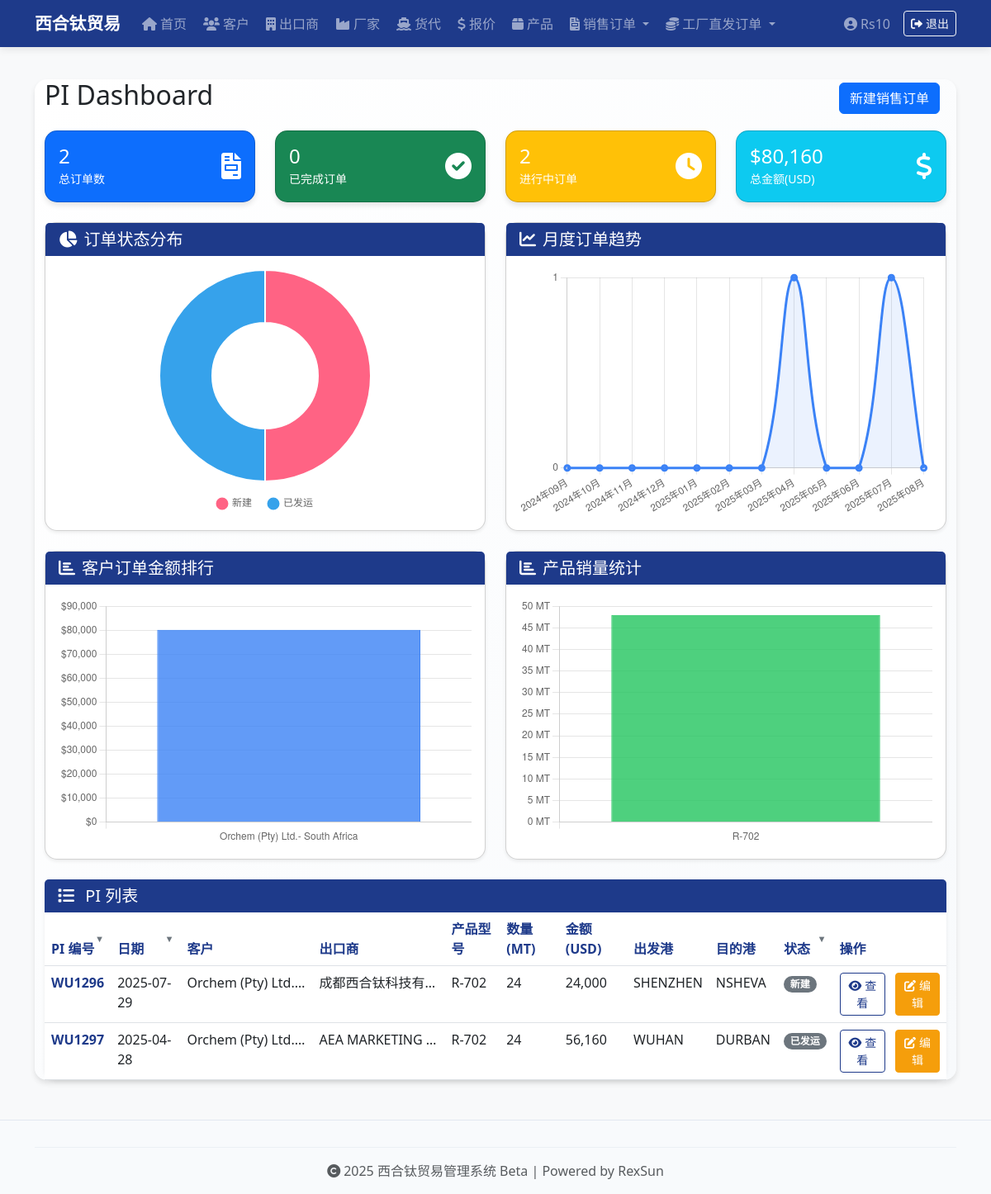
Before: /pi-list (signed in) with the older database file.
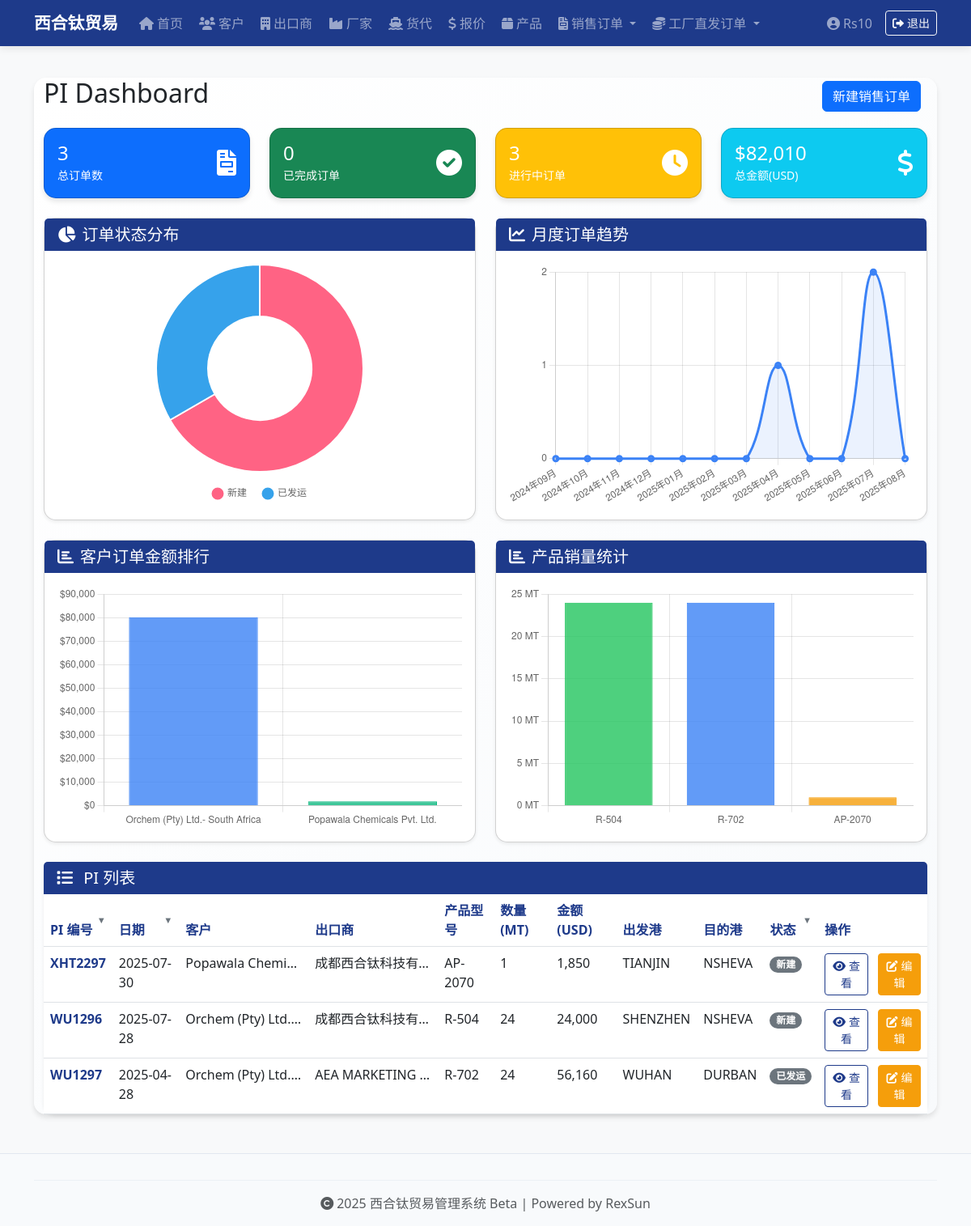
After: the same page with the newer database file.
### app.py (models this page shows, shortened)
class PI(db.Model):
    __tablename__ = 'pi'
    id = db.Column(db.Integer, primary_key=True)
    pi_no = db.Column(db.String(50), unique=True, nullable=False)
    pi_date = db.Column(db.Date, nullable=False)
    customer_id = db.Column(db.Integer, db.ForeignKey('customer.id'), nullable=False)
    exporter_id = db.Column(db.Integer, db.ForeignKey('exporter.id'), nullable=False)
    payment_terms = db.Column(db.String(100))
    loading_port = db.Column(db.String(100))
    destination_port = db.Column(db.String(100))
    bank = db.Column(db.Text) # 存放整段银行账户信息文本
    shipment_date = db.Column(db.Date)
    note = db.Column(db.String(200))
    status = db.Column(db.String(20), default='新建')
    customer_name_snapshot = db.Column(db.String(100))  # 客户名称快照
    customer_address_snapshot = db.Column(db.String(200))  # 客户地址快照
    customer_tax_code_snapshot = db.Column(db.String(100))  # 客户税号快照
    customer_country_snapshot = db.Column(db.String(50))  # 客户国家快照
    customer_contact_snapshot = db.Column(db.String(100))  # 客户联系人快照
    customer_phone_snapshot = db.Column(db.String(50))  # 客户电话快照
    customer_email_snapshot = db.Column(db.String(100))  # 客户邮箱快照
    exporter_name_snapshot = db.Column(db.String(100))  # 出口商名称快照
    exporter_address_snapshot = db.Column(db.String(200))  # 出口商地址快照
    exporter_tax_code_snapshot = db.Column(db.String(100))  # 出口商税号快照
    exporter_country_snapshot = db.Column(db.String(50))  # 出口商国家快照
    exporter_contact_snapshot = db.Column(db.String(100))  # 出口商联系人快照
    exporter_phone_snapshot = db.Column(db.String(50))  # 出口商电话快照
    exporter_email_snapshot = db.Column(db.String(100))  # 出口商邮箱快照
    products = db.relationship('PIItem', backref='pi', cascade="all, delete-orphan")  # 👈 注意这里不用引号
    customer = db.relationship('Customer')
    exporter = db.relationship('Exporter', foreign_keys='PI.exporter_id')
    freight_forwarder_id = db.Column(db.Integer, db.ForeignKey('freight_forwarder.id'))
    freight_forwarder = db.relationship('FreightForwarder')
    ocean_freight = db.Column(db.Float)
    container_date = db.Column(db.Date)
    container_location = db.Column(db.String(100))
    etd = db.Column(db.Date)
    eta = db.Column(db.Date)
    coo_required = db.Column(db.String(10))   # '需要' / '不需要'
    apta_required = db.Column(db.String(10))
    export_license_required = db.Column(db.String(10))
    customs_docs_required = db.Column(db.String(10))
    other_documents = db.Column(db.String(200))
    bill_of_lading = db.Column(db.String(100))
    shipping_company = db.Column(db.String(100))
    coa_status = db.Column(db.String(20))
    insurance_status = db.Column(db.String(20))
    document_shipping_status = db.Column(db.String(20))
    tracking_number = db.Column(db.String(100))
    batch_no = db.Column(db.String(200)) #多个批号用 ; 分隔
    actual_departure_date = db.Column(db.Date)  # 实际发运日期 7.4日新增
    vessel_info = db.Column(db.String(100))
    booking_number = db.Column(db.String(100))
    container_type_quantity = db.Column(db.String(20))
    shipping_mark = db.Column(db.String(50))
    freight_term = db.Column(db.String(50))
    contract_number = db.Column(db.String(100))
    freight_clause = db.Column(db.String(200))
    waybill_option = db.Column(db.String(50))
    container_number = db.Column(db.String(50))
    seal_number = db.Column(db.String(50))
    container_type = db.Column(db.String(20))
    quantity_units = db.Column(db.Float)
    gross_weight = db.Column(db.Float)
    volume = db.Column(db.Float)
    vgm = db.Column(db.String(50))
    total_quantity = db.Column(db.Float)
    total_quantity_unit = db.Column(db.String(20))
    total_weight = db.Column(db.Float)
    total_weight_unit = db.Column(db.String(20))
    total_volume = db.Column(db.Float)
    total_volume_unit = db.Column(db.String(20))
    total_vgm = db.Column(db.String(50))
    actual_arrival_date = db.Column(db.Date)  # 实际到港日期
    payment_received = db.Column(db.String(10))  # 货款收齐：'已收齐' / '未收齐'
    freight_invoice_amount = db.Column(db.Float)  # 货代账单金额
    freight_invoice_confirmed = db.Column(db.String(10))  # 货代账单确认状态 '已确认' / '未确认'
    freight_invoice_issued = db.Column(db.String(10))  # 货代发票开具状态 '已开具' / '未开具'
    telex_release = db.Column(db.String(10))  # PI电放状态 '已电放' / '未电放'
    settlement_documents_required = db.Column(db.String(10))  # 结汇文件 '需要' / '不需要'
    freight_payment_status = db.Column(db.String(10))  # 运费付款状态：'已付款' / '未付款'
    commission_factory_id = db.Column(db.Integer, db.ForeignKey('factory.id'))
    commission_exporter_id = db.Column(db.Integer, db.ForeignKey('exporter.id'))
    commission_amount = db.Column(db.Float)
    commission_rate = db.Column(db.Float)
    commission_status = db.Column(db.String(20))
    factory_sale_amount = db.Column(db.Float)
    commission_factory = db.relationship('Factory', foreign_keys='PI.commission_factory_id')
    commission_exporter = db.relationship('Exporter', foreign_keys='PI.commission_exporter_id')

class PIItem(db.Model):
    __tablename__ = 'pi_item'
    id = db.Column(db.Integer, primary_key=True)
    pi_id = db.Column(db.Integer, db.ForeignKey('pi.id'), nullable=False)
    product_id = db.Column(db.Integer, db.ForeignKey('product.id'), nullable=False)
    factory_id = db.Column(db.Integer, db.ForeignKey('factory.id'), nullable=False)
    trade_term = db.Column(db.String(50))
    unit_price = db.Column(db.Float)
    quantity = db.Column(db.Float)
    total_price = db.Column(db.Float)
    product_category_snapshot = db.Column(db.String(100))  # 产品类别快照
    product_brand_snapshot = db.Column(db.String(100))  # 产品品牌快照
    product_model_snapshot = db.Column(db.String(100))  # 产品型号快照
    product_packaging_snapshot = db.Column(db.String(100))  # 产品包装快照
    factory_name_snapshot = db.Column(db.String(100))  # 厂家名称快照
    factory_address_snapshot = db.Column(db.String(200))  # 厂家地址快照
    factory_tax_code_snapshot = db.Column(db.String(100))  # 厂家税号快照
    factory_country_snapshot = db.Column(db.String(50))  # 厂家国家快照
    factory_contact_snapshot = db.Column(db.String(100))  # 厂家联系人快照
    factory_phone_snapshot = db.Column(db.String(50))  # 厂家电话快照
    factory_email_snapshot = db.Column(db.String(100))  # 厂家邮箱快照
    product = db.relationship('Product')
    factory = db.relationship('Factory')

### app.py (the view)
@app.route('/pi-list')
@login_required
def show_pi_list():
    status_order = ['新建', '待发运', '已发运', '已到港', '已完成']
    pi_list = PI.query.filter(PI.commission_factory_id.is_(None), PI.commission_exporter_id.is_(None)).all()
    pi_list = sorted(
        pi_list,
        key=lambda pi: (status_order.index(pi.status) if pi.status in status_order else len(status_order), -pi.pi_date.toordinal() if pi.pi_date else 0)
    )
    chart_data = prepare_chart_data(pi_list)
    return render_template('pi_list.html', pi_list=pi_list, chart_data=chart_data)

### app.py (called while the page is built)
@app.template_filter('format_number')
def format_number(value):
    if value is None:
        return '0'
    try:
        return f"{int(value):,}"
    except (ValueError, TypeError):
        return str(value)

@login_manager.user_loader
def load_user(user_id):
    return User.query.get(int(user_id))

@app.before_request
def create_admin_users():
    if not hasattr(app, '_admin_created'):
        db.create_all()
        users = [
            ('Rs10', 'Rs10!)xht'),
            ('Bw18', 'Bw18!*xht'),
            ('Dd16', 'Dd16!^xht'),
        ]
        for username, pwd in users:
            if not User.query.filter_by(username=username).first():
                user = User(username=username)
                user.set_password(pwd)
                db.session.add(user)
        db.session.commit()
        app._admin_created = True

### templates/pi_list.html (shortened to what the changed rows need)
{% extends "base.html" %}
{% block content %}
<div class="container mt-4">
  <div class="d-flex justify-content-between align-items-center mb-3">
    <h2>PI Dashboard</h2>
  </div>
  <div class="row mb-4">
    <div class="col-md-3">
      <div class="card bg-primary text-white">
        <div class="card-body">
          <div class="d-flex justify-content-between">
            <div>
              <h4 class="mb-0">{{ chart_data.total_stats.total_orders }}</h4>
              <small>总订单数</small>
            </div>
          </div>
        </div>
      </div>
    </div>
    <div class="col-md-3">
      <div class="card bg-warning text-white">
        <div class="card-body">
          <div class="d-flex justify-content-between">
            <div>
              <h4 class="mb-0">{{ chart_data.total_stats.pending_orders }}</h4>
              <small>进行中订单</small>
            </div>
          </div>
        </div>
      </div>
    </div>
    <div class="col-md-3">
      <div class="card bg-info text-white">
        <div class="card-body">
          <div class="d-flex justify-content-between">
            <div>
              <h4 class="mb-0">${{ "{:,.0f}".format(chart_data.total_stats.total_amount) }}</h4>
              <small>总金额(USD)</small>
            </div>
          </div>
        </div>
      </div>
    </div>
  </div>
  <div class="row mb-4">
    <div class="col-md-6">
      <div class="card shadow-sm chart-card">
        <div class="card-body">
          <div class="chart-container">
            <canvas id="statusChart"></canvas>
          </div>
        </div>
      </div>
    </div>
    <div class="col-md-6">
      <div class="card shadow-sm chart-card">
        <div class="card-body">
          <div class="chart-container">
            <canvas id="trendChart"></canvas>
          </div>
        </div>
      </div>
    </div>
  </div>
  <div class="row mb-4">
    <div class="col-md-6">
      <div class="card shadow-sm chart-card">
        <div class="card-body">
          <div class="chart-container">
            <canvas id="customerChart"></canvas>
          </div>
        </div>
      </div>
    </div>
    <div class="col-md-6">
      <div class="card shadow-sm chart-card">
        <div class="card-body">
          <div class="chart-container">
            <canvas id="productChart"></canvas>
          </div>
        </div>
      </div>
    </div>
  </div>
  <div class="pi-list-section">
    <div class="card border-0 shadow-sm">
      <div class="card-body p-0">
        <div class="table-responsive">
          <table id="piTable" class="table table-hover mb-0">
            <thead class="bg-light-gray">
              <tr>
                <th onclick="sortTable(0)" class="sortable-header text-navy">PI 编号</th>
                <th onclick="sortTable(1)" class="sortable-header text-navy">日期</th>
                <th class="text-navy">客户</th>
                <th class="text-navy">出口商</th>
                <th class="text-navy">产品型号</th>
                <th class="text-navy">数量(MT)</th>
                <th class="text-navy">金额(USD)</th>
                <th class="text-navy">出发港</th>
                <th class="text-navy">目的港</th>
                <th onclick="sortTable(9)" class="sortable-header text-navy">状态</th>
                <th class="text-navy">操作</th>
              </tr>
            </thead>
            <tbody>
              {% for pi in pi_list %}
              <tr class="table-row-hover">
                <td class="fw-bold text-navy">{{ pi.pi_no }}</td>
                <td>{{ pi.pi_date.strftime('%Y-%m-%d') }}</td>
                <td style="max-width: 160px; overflow: hidden; text-overflow: ellipsis; white-space: nowrap;">
                  <span title="{{ pi.customer_name_snapshot or (pi.customer.name if pi.customer else '') }}">{{ pi.customer_name_snapshot or (pi.customer.name if pi.customer else '') }}</span>
                </td>
                <td style="max-width: 160px; overflow: hidden; text-overflow: ellipsis; white-space: nowrap;">
                  <span title="{{ pi.exporter_name_snapshot or (pi.exporter.name if pi.exporter else '') }}">{{ pi.exporter_name_snapshot or (pi.exporter.name if pi.exporter else '') }}</span>
                </td>
                <td>
                  {% for item in pi.products %}
                    {{ item.product_model_snapshot or item.product.model }}<br>
                  {% endfor %}
                </td>
                <td>
                  {% for item in pi.products %}
                    {{ item.quantity | int }}<br>
                  {% endfor %}
                </td>
                <td>{{ (pi.products | sum(attribute='total_price')) | int | format_number }}</td>
                <td>{{ pi.loading_port }}</td>
                <td>{{ pi.destination_port }}</td>
                <td>
                  {% if pi.status == '已完成' %}
                    <span class="badge bg-success rounded-pill">{{ pi.status }}</span>
                  {% else %}
                    <span class="badge bg-secondary rounded-pill">{{ pi.status }}</span>
                  {% endif %}
                </td>
                <td>
                  <div class="d-flex flex-row gap-2">
                    <a href="{{ url_for('view_pi', pi_id=pi.id) }}" class="btn btn-sm btn-outline-navy me-1">
                      <i class="fas fa-eye me-1"></i>查看
                    </a>
                    <a href="{{ url_for('edit_pi', pi_id=pi.id) }}" class="btn btn-sm btn-accent">
                      <i class="fas fa-edit me-1"></i>编辑
                    </a>
                  </div>
                </td>
              </tr>
              {% endfor %}
            </tbody>
          </table>
        </div>
      </div>
    </div>
  </div>
</div>
{% endblock %}

Changed rows visible on the page:
added PI: pi_no "XHT2297", pi_date "2025-07-30", customer_name_snapshot "Popawala Chemi…", exporter_name_snapshot "成都西合钛科技有…", products "1,850", loading_port "TIANJIN", destination_port "NSHEVA", status "新建"
added PIItem: product_model_snapshot "AP-2070", quantity "1"
changed PI "WU1296": pi_date "2025-07-29" → "2025-07-28"
changed PIItem (number 2 of 3 on the later page): product_model_snapshot "R-702" → "R-504"
Other visible differences:
{{ chart_data.total_stats.total_orders }}: "2" → "3"
{{ chart_data.total_stats.pending_orders }}: "2" → "3"
{{ "{:,.0f}".format(chart_data.total_stats.total_amount) }}: "80,160" → "82,010"
chart data {{ chart_data.customer_data | tojson }}: {"data": [80160.0], "labels": ["Orchem (Pty) Ltd.- South Africa"]} → {"data": [80160.0, 1850.0], "labels": ["Orchem (Pty) Ltd.- South Africa", "Popawala Chemicals Pvt. Ltd."]}
chart data {{ chart_data.product_data | tojson }}: {"data": [48.0], "labels": ["R-702"]} → {"data": [24.0, 24.0, 1.0], "labels": ["R-504", "R-702", "AP-2070"]}
